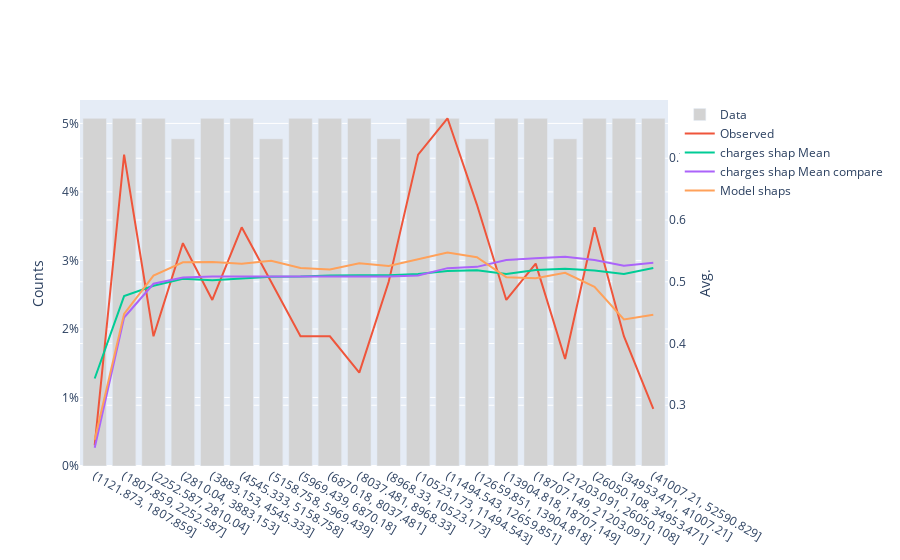

Notebook code for this chart:
### Markdown cell above
## Comparing aprofs objects (shapley values)

### Code cell
apos_test.compare_feature(apos_test_best,"charges")
